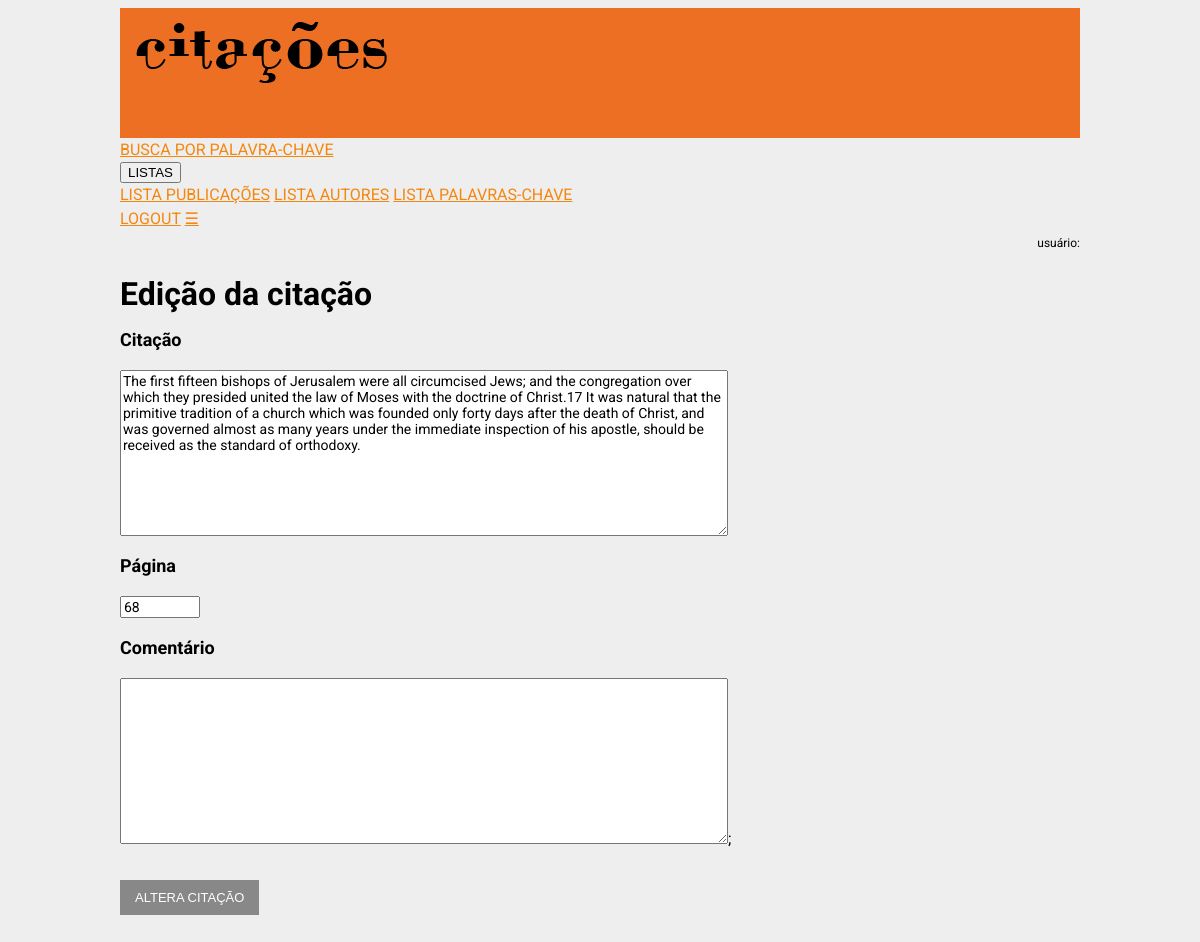
Page /raiz/_sobras/_editaCitacao.php?IdCitacao=68 on the committed database.
### tables this page shows
CREATE TABLE `citacao` (
  `IdCitacao` int(11) NOT NULL,
  `IdPublicacao` int(11) NOT NULL,
  `CitPg` varchar(6) DEFAULT NULL,
  `CitCitacao` text NOT NULL,
  `CitComentario` text DEFAULT NULL
);

### raiz/_sobras/_editaCitacao.php (the view, shortened to what this page needs)
<html>
<head>
</head>
<link rel="stylesheet" type="text/css" href="estilos.css" media="screen" />
<body>
    <div id="divGeral">
        <?php
            include_once( "inc/i_topo.php" );
        ?>
        <h1>Edição da citação</h1>
        <div id="editaCitacao">
        <?php
            $IdCitacao = $_GET[ 'IdCitacao' ];
            $query4 = "SELECT * ";
            $query4 .= "FROM citacao ";
            $query4 .= "WHERE IdCitacao =" . $IdCitacao;
            mysqli_set_charset($connection,"utf8");
            $result4 = mysqli_query( $connection, $query4 );
            $row4 = mysqli_fetch_assoc( $result4 );
        ?>
        <form action="commitUpdateCitacao.php" method="POST">
            <h3>Citação</h3>
            <textarea rows="10" cols="80" id="CitCitacao" name="CitCitacao" class="CitCitacao"><?php echo $row4[ 'CitCitacao' ] ?></textarea>
            <h3>Página</h3>
            <input id="CitPg" name="CitPg" class="CitPg" size="8" value="<?php echo $row4[ 'IdCitacao' ] ?>">
            <h3>Comentário</h3>
            <textarea rows="10" cols="80" id="CitComentario" name="CitComentario" class="CitComentario" size="50"><?php echo $row4[ 'CitComentario' ] ?></textarea>;
            <br /><br />
            <button class="botao" type="submit" name="submit">ALTERA CITAÇÃO</button>
        </form>
        </div>
    </div>
</body>
</html>

### raiz/inc/estilos.css (style rules this page uses)
body { font-family: Roboto, "Trebuchet MS", Verdana, "sans-serif"; font-size: 16px; line-height: 24px; background-color: #eee; color: #000; }
#divGeral { max-width: 960px; margin: 0 auto 50px; padding: 0 30px; }
h1 { font-size: 32px; }
h3 { font-size: 18px; }
input { font-size: 14px; }
form input, form textarea { font-family: Roboto, "Trebuchet MS", Verdana, "sans-serif"; font-size: 14px; }
.botao { cursor: pointer; background-color: #888; border: none; color: white; padding: 10px 15px; margin: 5px 10px 5px 0; text-align: center; text-decoration: none; display: inline-block; font-size: 13px; }

### rows in the picture
citacao: CitCitacao "The first fifteen bishops of Jerusalem were all circumcised Jews; and the congregation over which they presided united the law of Moses with the doctrine of Christ.17 It was natural that the primitive tradition of a church which was founded only forty days after the death of Christ, and was governed almost as many years under the immediate inspection of his apostle, should be received as the standard of orthodoxy.", CitPg "68"
